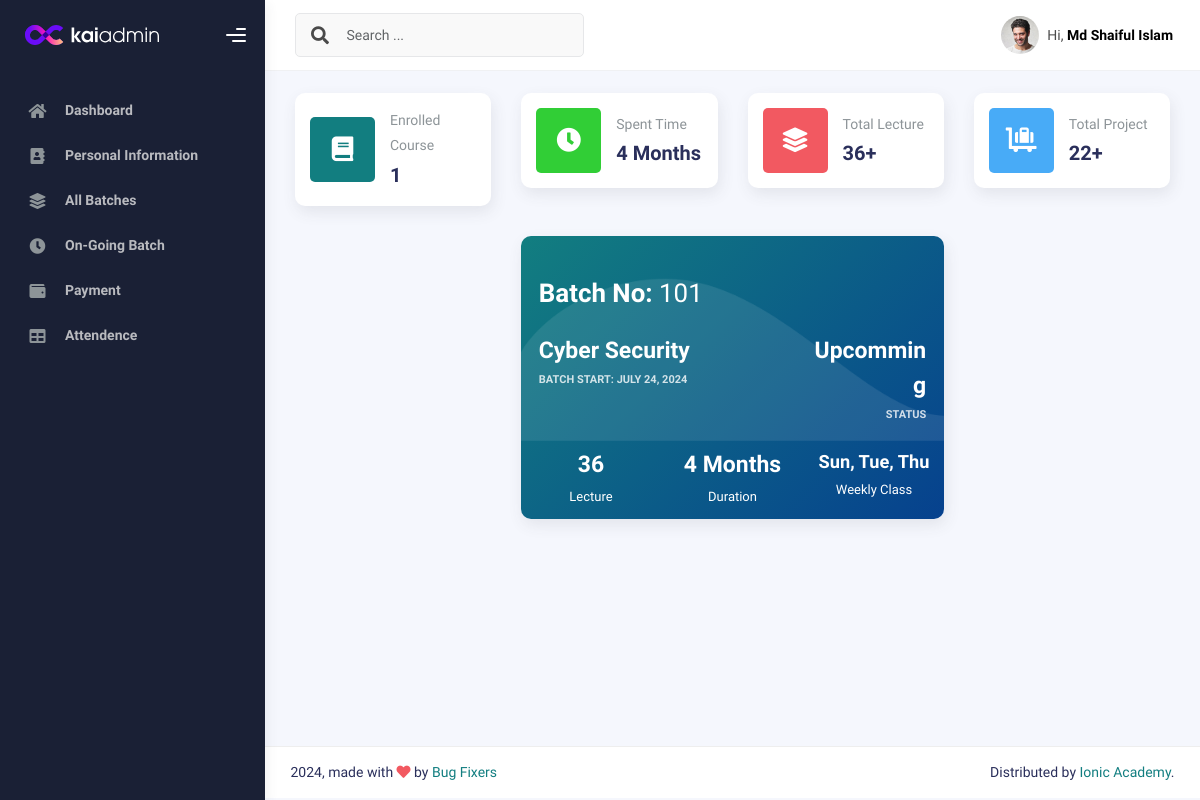
/studentbatches/ (signed in), run on the app's committed database.
### IMSapp/models.py (models this page shows, shortened)
class IMSUserModel(AbstractUser):
    USERTYPE=[
        ('Authority','Authority'),
        ('Student','Student'),
        ('Teacher','Teacher'),
        ('Staff','Staff'),
    ]
    UserType=models.CharField(choices=USERTYPE,max_length=100, null=True)

class StudentModel(models.Model):
    Imsuser=models.OneToOneField(IMSUserModel,on_delete=models.CASCADE,related_name='studentinfo',null=True)
    StudentID=models.CharField(max_length=100,null=True)
    StudentName=models.CharField(max_length=100,null=True)
    StudentPhoto=models.ImageField(upload_to='studentPhoto',null=True)
    AdmissionDate=models.DateField(auto_now_add=True,null=True)
    EducationalQualification=models.CharField(max_length=100,null=True)
    LinkedInLink =models.CharField(max_length=150,null=True)
    GithubLink =models.CharField(max_length=150,null=True)
    FacebookLink =models.CharField(max_length=150,null=True)

class AdmittedCourseModel(models.Model):
    Courseuser=models.ForeignKey(IMSUserModel,on_delete=models.CASCADE,related_name='admittedcourseinfo', null=True)
    Studentuser =models.ForeignKey(StudentModel,on_delete=models.CASCADE,related_name='studetinfo', null=True)
    StudentID = models.CharField(max_length=150,null=True)
    LearningBatch=models.ForeignKey(BatchInfoModel,on_delete=models.SET_NULL, related_name="batchinfo",null=True)
    CourseFee=models.CharField(max_length=150,null=True)
    Payment=models.CharField(max_length=150,null=True)
    Due=models.CharField(max_length=150,null=True)
    AdmissionDate=models.DateField(auto_now_add=True,null=True)
    CourseName = models.ForeignKey(CourseInfoModel,on_delete =models.SET_NULL, related_name="courseinfo",null=True)

class BatchInfoModel(models.Model):
    BatchNo=models.CharField(max_length=100,null=True)
    Batchschedule=models.CharField(max_length=100,null=True)
    STATUS = [
        ('On-Going','On-Going'),
        ('Upcomming','Upcomming'),
        ('Completed','Completed')
    ]
    Status=models.CharField(choices = STATUS, max_length=100,null=True)
    BatchStartDate=models.DateField(null=True)
    TotalStudent=models.CharField(max_length=100,null=True)
    BatchInstructor=models.CharField(max_length=100,null=True)
    CourseName=models.ForeignKey(CourseInfoModel,on_delete = models.SET_NULL,related_name='coursenameinfo',null=True)
    def __str__(self):
        return self.BatchNo

class CourseInfoModel(models.Model):
    CourseName=models.CharField(max_length=150, null=True)
    Sologan=models.CharField(max_length=100, null=True)
    ShortSummary=models.CharField(max_length=150, null=True)
    CourseCategory=models.ForeignKey(CourseCategoryModel,on_delete=models.SET_NULL,related_name='coursecategory', null=True)
    Lecture=models.IntegerField(null=True)
    CourseDuration=models.IntegerField(null=True)
    WeeklyClass=models.IntegerField(null=True)
    ClassDuration=models.IntegerField(null=True)
    TotalProject=models.IntegerField(null=True)
    CourseOverview=models.TextField(null=True)
    CourseCurrriculum=models.TextField(null=True)
    Software=models.TextField(max_length=200, null=True)
    CourseFor=models.TextField(null=True)
    JobPositions=models.TextField(null=True)
    CourseFee=models.IntegerField(null=True)
    IntroVideo=models.CharField(max_length=200, null=True)
    CourseImage=models.ImageField(upload_to='courseImage', null=True)
    def __str__(self):
        return self.CourseName

### IMSapp/studentviews.py (the view)
# urls.py: path('studentbatches/',studentbatches,name="studentbatches"),
@login_required
def studentbatches(request):
    current_user = request.user
    batchdata=AdmittedCourseModel.objects.filter(Courseuser=current_user)
    spenttime = 0
    lecture = 0
    project = 0
    for batch in batchdata:
        course = get_object_or_404(CourseInfoModel,CourseName =batch.LearningBatch.CourseName)
        spenttime += int(course.CourseDuration)
        lecture += int(course.Lecture)
        project += int(course.TotalProject)
    context = {
        'batchdata':batchdata,
        'spenttime':spenttime,
        'lecture':lecture,
        'project':project,
    }
    return render(request,'students/studentbatches.html',context)

### IMSapp/templates/students/studentbatches.html
{% extends 'profilemaster/master.html' %}
{% block content %}
<div class="row">
    <div class="col-sm-6 col-md-3">
        <div class="card card-stats card-round">
            <div class="card-body">
                <div class="row align-items-center">
                    <div class="col-icon">
                        <div class="icon-big text-center icon-primary bubble-shadow-small">
                            <i class="fas fa-book"></i>
                        </div>
                    </div>
                    <div class="col col-stats ms-3 ms-sm-0">
                        <div class="numbers">
                            <p class="card-category">Enrolled Course</p>
                            <h4 class="card-title">{{batchdata|length}}</h4>
                        </div>
                    </div>
                </div>
            </div>
        </div>
    </div>
    <div class="col-sm-6 col-md-3">
        <div class="card card-stats card-round">
            <div class="card-body">
                <div class="row align-items-center">
                    <div class="col-icon">
                        <div class="icon-big text-center icon-success bubble-shadow-small">
                            <i class="fas fa-clock"></i>
                        </div>
                    </div>
                    <div class="col col-stats ms-3 ms-sm-0">
                        <div class="numbers">
                            <p class="card-category">Spent Time</p>
                            <h4 class="card-title">{{spenttime}} Months</h4>
                        </div>
                    </div>
                </div>
            </div>
        </div>
    </div>
    <div class="col-sm-6 col-md-3">
        <div class="card card-stats card-round">
            <div class="card-body">
                <div class="row align-items-center">
                    <div class="col-icon">
                        <div class="icon-big text-center icon-danger bubble-shadow-small">
                            <i class="fas fa-layer-group"></i>
                        </div>
                    </div>
                    <div class="col col-stats ms-3 ms-sm-0">
                        <div class="numbers">
                            <p class="card-category">Total Lecture</p>
                            <h4 class="card-title">{{lecture}}+</h4>
                        </div>
                    </div>
                </div>
            </div>
        </div>
    </div>
    <div class="col-sm-6 col-md-3">
        <div class="card card-stats card-round">
          <div class="card-body">
            <div class="row align-items-center">
              <div class="col-icon">
                <div class="icon-big text-center icon-info bubble-shadow-small">
                  <i class="fas fa-luggage-cart"></i>
                </div>
              </div>
              <div class="col col-stats ms-3 ms-sm-0">
                <div class="numbers">
                  <p class="card-category">Total Project</p>
                  <h4 class="card-title">{{project}}+</h4>
                </div>
              </div>
            </div>
          </div>
        </div>
      </div>
</div>
<div class="row justify-content-center align-items-center mb-5">
    {% for i in batchdata %}
    <div class="col-md-6">
        <a href="{% url 'batchdetails' i.LearningBatch.id %}">
        <div class="card card-black bg-primary-gradient">
            <div class="card-body curves-shadow">
                <h2 class="py-4 mb-0"><strong>Batch No:</strong> {{i.LearningBatch}}</h2>
                <div class="row">
                    <div class="col-8 pe-0">
                        <h3 class="fw-bold mb-1">{{i.LearningBatch.CourseName}}</h3>
                        <div class="text-small text-uppercase fw-bold op-8">
                            Batch Start: {{i.LearningBatch.BatchStartDate}}
                        </div>
                    </div>
                    <div class="col-4 ps-0 text-end">
                        <h3 class="fw-bold mb-1">{{i.LearningBatch.Status}} </h3>
                        <div class="text-small text-uppercase fw-bold op-8">
                            Status
                        </div>
                    </div>
                </div>
            </div>
            <div class="card-footer">
                <div class="row user-stats text-center">
                    <div class="col">
                        <h3 class="number fw-bold p-0 m-0">{{i.LearningBatch.CourseName.Lecture}}</h3>
                        <div class="title">Lecture</div>
                    </div>
                    <div class="col">
                        <h3 class="number fw-bold p-0 m-0">{{i.LearningBatch.CourseName.CourseDuration}} Months</h3>
                        <div class="title">Duration</div>
                    </div>
                    <div class="col">
                        <h5 class="number fw-bold p-0 m-0">{{i.LearningBatch.Batchschedule}}</h5>
                        <div class="title">Weekly Class</div>
                    </div>
                </div>
            </div>
        </div>
        </a>
    </div>
    {% endfor %}
</div>
{% endblock content %}

### IMSapp/templates/profilemaster/header.html (shortened to what this page needs)
{% load static %}
<div class="main-header">
    <nav class="navbar navbar-header navbar-header-transparent navbar-expand-lg border-bottom">
      <div class="container-fluid">
        <nav class="navbar navbar-header-left navbar-expand-lg navbar-form nav-search p-0 d-none d-lg-flex">
          <div class="input-group">
            <div class="input-group-prepend">
              <button type="submit" class="btn btn-search pe-1">
                <i class="fa fa-search search-icon"></i>
              </button>
            </div>
            <input type="text" placeholder="Search ..." class="form-control" />
          </div>
        </nav>
        <ul class="navbar-nav topbar-nav ms-md-auto align-items-center">
          <li class="nav-item topbar-user dropdown hidden-caret">
            <a class="dropdown-toggle profile-pic" data-bs-toggle="dropdown" href="#" aria-expanded="false">
              <div class="avatar-sm">
                <img src="{% static 'profileassets/img/profile.jpg' %}" alt="..." class="avatar-img rounded-circle" />
              </div>
              <span class="profile-username">
                <span class="op-7">Hi,</span>
                <span class="fw-bold">{{user.studentinfo.StudentName}}</span>
              </span>
            </a>
          </li>
        </ul>
      </div>
    </nav>
  </div>

### data on the page
IMSUserModel: studentinfo.StudentName "Md Shaiful Islam"
AdmittedCourseModel: LearningBatch "101", LearningBatch.CourseName "Cyber Security", LearningBatch.BatchStartDate "JULY 24, 2024", LearningBatch.Status "Upcomming", LearningBatch.CourseName.Lecture "36", LearningBatch.CourseName.CourseDuration "4", LearningBatch.Batchschedule "Sun, Tue, Thu"

### other printed values
{{ batchdata|length }} "1"
{{ spenttime }} "4"
{{ lecture }} "36"
{{ project }} "22"
